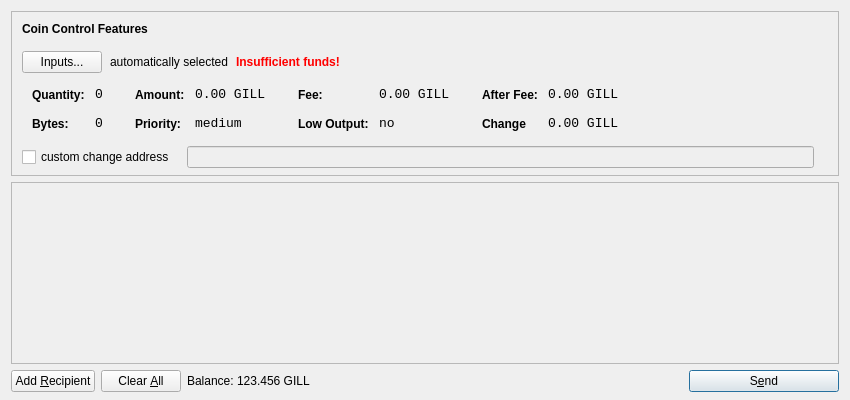
<?xml version="1.0" encoding="UTF-8"?>
<ui version="4.0">
 <class>SendCoinsDialog</class>
 <widget class="QDialog" name="SendCoinsDialog">
  <property name="geometry">
   <rect>
    <x>0</x>
    <y>0</y>
    <width>850</width>
    <height>400</height>
   </rect>
  </property>
  <property name="windowTitle">
   <string>Send Coins</string>
  </property>
  <layout class="QVBoxLayout" name="verticalLayout" stretch="0,1,0">
   <property name="bottomMargin">
    <number>8</number>
   </property>
   <item>
    <widget class="QFrame" name="frameCoinControl">
     <property name="sizePolicy">
      <sizepolicy hsizetype="Expanding" vsizetype="Expanding">
       <horstretch>0</horstretch>
       <verstretch>0</verstretch>
      </sizepolicy>
     </property>
     <property name="maximumSize">
      <size>
       <width>16777215</width>
       <height>16777215</height>
      </size>
     </property>
     <property name="frameShape">
      <enum>QFrame::StyledPanel</enum>
     </property>
     <property name="frameShadow">
      <enum>QFrame::Sunken</enum>
     </property>
     <layout class="QVBoxLayout" name="verticalLayoutCoinControl2">
      <property name="spacing">
       <number>-1</number>
      </property>
      <property name="leftMargin">
       <number>0</number>
      </property>
      <property name="topMargin">
       <number>0</number>
      </property>
      <property name="rightMargin">
       <number>0</number>
      </property>
      <property name="bottomMargin">
       <number>6</number>
      </property>
      <item>
       <layout class="QVBoxLayout" name="verticalLayoutCoinControl" stretch="0,0,0,0,1">
        <property name="spacing">
         <number>0</number>
        </property>
        <property name="leftMargin">
         <number>10</number>
        </property>
        <property name="topMargin">
         <number>10</number>
        </property>
        <item>
         <layout class="QHBoxLayout" name="horizontalLayoutCoinControl1">
          <property name="bottomMargin">
           <number>15</number>
          </property>
          <item>
           <widget class="QLabel" name="labelCoinControlFeatures">
            <property name="sizePolicy">
             <sizepolicy hsizetype="Preferred" vsizetype="Maximum">
              <horstretch>0</horstretch>
              <verstretch>0</verstretch>
             </sizepolicy>
            </property>
            <property name="font">
             <font>
              <weight>75</weight>
              <bold>true</bold>
             </font>
            </property>
            <property name="styleSheet">
             <string notr="true">font-weight:bold;</string>
            </property>
            <property name="text">
             <string>Coin Control Features</string>
            </property>
           </widget>
          </item>
         </layout>
        </item>
        <item>
         <layout class="QHBoxLayout" name="horizontalLayoutCoinControl2" stretch="0,0,0,0">
          <property name="spacing">
           <number>8</number>
          </property>
          <property name="bottomMargin">
           <number>10</number>
          </property>
          <item>
           <widget class="QPushButton" name="pushButtonCoinControl">
            <property name="styleSheet">
             <string notr="true"/>
            </property>
            <property name="text">
             <string>Inputs...</string>
            </property>
           </widget>
          </item>
          <item>
           <widget class="QLabel" name="labelCoinControlAutomaticallySelected">
            <property name="text">
             <string>automatically selected</string>
            </property>
            <property name="margin">
             <number>5</number>
            </property>
           </widget>
          </item>
          <item>
           <widget class="QLabel" name="labelCoinControlInsuffFunds">
            <property name="font">
             <font>
              <weight>75</weight>
              <bold>true</bold>
             </font>
            </property>
            <property name="styleSheet">
             <string notr="true">color:red;font-weight:bold;</string>
            </property>
            <property name="text">
             <string>Insufficient funds!</string>
            </property>
            <property name="margin">
             <number>5</number>
            </property>
           </widget>
          </item>
          <item>
           <spacer name="horizontalSpacerCoinControl">
            <property name="orientation">
             <enum>Qt::Horizontal</enum>
            </property>
            <property name="sizeHint" stdset="0">
             <size>
              <width>40</width>
              <height>1</height>
             </size>
            </property>
           </spacer>
          </item>
         </layout>
        </item>
        <item>
         <widget class="QWidget" name="widgetCoinControl" native="true">
          <property name="sizePolicy">
           <sizepolicy hsizetype="Preferred" vsizetype="Preferred">
            <horstretch>0</horstretch>
            <verstretch>0</verstretch>
           </sizepolicy>
          </property>
          <property name="minimumSize">
           <size>
            <width>0</width>
            <height>0</height>
           </size>
          </property>
          <property name="styleSheet">
           <string notr="true"/>
          </property>
          <layout class="QHBoxLayout" name="horizontalLayoutCoinControl5">
           <property name="margin">
            <number>0</number>
           </property>
           <item>
            <layout class="QHBoxLayout" name="horizontalLayoutCoinControl3" stretch="0,0,0,1">
             <property name="spacing">
              <number>20</number>
             </property>
             <property name="topMargin">
              <number>0</number>
             </property>
             <property name="bottomMargin">
              <number>10</number>
             </property>
             <item>
              <layout class="QFormLayout" name="formLayoutCoinControl1">
               <property name="horizontalSpacing">
                <number>10</number>
               </property>
               <property name="verticalSpacing">
                <number>14</number>
               </property>
               <property name="leftMargin">
                <number>10</number>
               </property>
               <property name="topMargin">
                <number>4</number>
               </property>
               <property name="rightMargin">
                <number>6</number>
               </property>
               <item row="0" column="0">
                <widget class="QLabel" name="labelCoinControlQuantityText">
                 <property name="styleSheet">
                  <string notr="true">font-weight:bold;</string>
                 </property>
                 <property name="text">
                  <string>Quantity:</string>
                 </property>
                 <property name="margin">
                  <number>0</number>
                 </property>
                </widget>
               </item>
               <item row="0" column="1">
                <widget class="QLabel" name="labelCoinControlQuantity">
                 <property name="font">
                  <font>
                   <family>Monospace</family>
                   <pointsize>10</pointsize>
                  </font>
                 </property>
                 <property name="cursor">
                  <cursorShape>IBeamCursor</cursorShape>
                 </property>
                 <property name="contextMenuPolicy">
                  <enum>Qt::ActionsContextMenu</enum>
                 </property>
                 <property name="text">
                  <string>0</string>
                 </property>
                 <property name="margin">
                  <number>0</number>
                 </property>
                 <property name="textInteractionFlags">
                  <set>Qt::LinksAccessibleByMouse|Qt::TextSelectableByKeyboard|Qt::TextSelectableByMouse</set>
                 </property>
                </widget>
               </item>
               <item row="1" column="0">
                <widget class="QLabel" name="labelCoinControlBytesText">
                 <property name="styleSheet">
                  <string notr="true">font-weight:bold;</string>
                 </property>
                 <property name="text">
                  <string>Bytes:</string>
                 </property>
                </widget>
               </item>
               <item row="1" column="1">
                <widget class="QLabel" name="labelCoinControlBytes">
                 <property name="font">
                  <font>
                   <family>Monospace</family>
                   <pointsize>10</pointsize>
                  </font>
                 </property>
                 <property name="cursor">
                  <cursorShape>IBeamCursor</cursorShape>
                 </property>
                 <property name="contextMenuPolicy">
                  <enum>Qt::ActionsContextMenu</enum>
                 </property>
                 <property name="text">
                  <string>0</string>
                 </property>
                 <property name="textInteractionFlags">
                  <set>Qt::LinksAccessibleByMouse|Qt::TextSelectableByKeyboard|Qt::TextSelectableByMouse</set>
                 </property>
                </widget>
               </item>
              </layout>
             </item>
             <item>
              <layout class="QFormLayout" name="formLayoutCoinControl2">
               <property name="horizontalSpacing">
                <number>10</number>
               </property>
               <property name="verticalSpacing">
                <number>14</number>
               </property>
               <property name="leftMargin">
                <number>6</number>
               </property>
               <property name="topMargin">
                <number>4</number>
               </property>
               <property name="rightMargin">
                <number>6</number>
               </property>
               <item row="0" column="0">
                <widget class="QLabel" name="labelCoinControlAmountText">
                 <property name="styleSheet">
                  <string notr="true">font-weight:bold;</string>
                 </property>
                 <property name="text">
                  <string>Amount:</string>
                 </property>
                 <property name="margin">
                  <number>0</number>
                 </property>
                </widget>
               </item>
               <item row="0" column="1">
                <widget class="QLabel" name="labelCoinControlAmount">
                 <property name="font">
                  <font>
                   <family>Monospace</family>
                   <pointsize>10</pointsize>
                  </font>
                 </property>
                 <property name="cursor">
                  <cursorShape>IBeamCursor</cursorShape>
                 </property>
                 <property name="contextMenuPolicy">
                  <enum>Qt::ActionsContextMenu</enum>
                 </property>
                 <property name="text">
                  <string>0.00 GILL</string>
                 </property>
                 <property name="textInteractionFlags">
                  <set>Qt::LinksAccessibleByMouse|Qt::TextSelectableByKeyboard|Qt::TextSelectableByMouse</set>
                 </property>
                </widget>
               </item>
               <item row="1" column="0">
                <widget class="QLabel" name="labelCoinControlPriorityText">
                 <property name="styleSheet">
                  <string notr="true">font-weight:bold;</string>
                 </property>
                 <property name="text">
                  <string>Priority:</string>
                 </property>
                </widget>
               </item>
               <item row="1" column="1">
                <widget class="QLabel" name="labelCoinControlPriority">
                 <property name="font">
                  <font>
                   <family>Monospace</family>
                   <pointsize>10</pointsize>
                  </font>
                 </property>
                 <property name="cursor">
                  <cursorShape>IBeamCursor</cursorShape>
                 </property>
                 <property name="contextMenuPolicy">
                  <enum>Qt::ActionsContextMenu</enum>
                 </property>
                 <property name="text">
                  <string>medium</string>
                 </property>
                 <property name="textInteractionFlags">
                  <set>Qt::LinksAccessibleByMouse|Qt::TextSelectableByKeyboard|Qt::TextSelectableByMouse</set>
                 </property>
                </widget>
               </item>
              </layout>
             </item>
             <item>
              <layout class="QFormLayout" name="formLayoutCoinControl3">
               <property name="horizontalSpacing">
                <number>10</number>
               </property>
               <property name="verticalSpacing">
                <number>14</number>
               </property>
               <property name="leftMargin">
                <number>6</number>
               </property>
               <property name="topMargin">
                <number>4</number>
               </property>
               <property name="rightMargin">
                <number>6</number>
               </property>
               <item row="0" column="0">
                <widget class="QLabel" name="labelCoinControlFeeText">
                 <property name="styleSheet">
                  <string notr="true">font-weight:bold;</string>
                 </property>
                 <property name="text">
                  <string>Fee:</string>
                 </property>
                 <property name="margin">
                  <number>0</number>
                 </property>
                </widget>
               </item>
               <item row="0" column="1">
                <widget class="QLabel" name="labelCoinControlFee">
                 <property name="font">
                  <font>
                   <family>Monospace</family>
                   <pointsize>10</pointsize>
                  </font>
                 </property>
                 <property name="cursor">
                  <cursorShape>IBeamCursor</cursorShape>
                 </property>
                 <property name="contextMenuPolicy">
                  <enum>Qt::ActionsContextMenu</enum>
                 </property>
                 <property name="text">
                  <string>0.00 GILL</string>
                 </property>
                 <property name="textInteractionFlags">
                  <set>Qt::LinksAccessibleByMouse|Qt::TextSelectableByKeyboard|Qt::TextSelectableByMouse</set>
                 </property>
                </widget>
               </item>
               <item row="1" column="0">
                <widget class="QLabel" name="labelCoinControlLowOutputText">
                 <property name="styleSheet">
                  <string notr="true">font-weight:bold;</string>
                 </property>
                 <property name="text">
                  <string>Low Output:</string>
                 </property>
                </widget>
               </item>
               <item row="1" column="1">
                <widget class="QLabel" name="labelCoinControlLowOutput">
                 <property name="font">
                  <font>
                   <family>Monospace</family>
                   <pointsize>10</pointsize>
                  </font>
                 </property>
                 <property name="cursor">
                  <cursorShape>IBeamCursor</cursorShape>
                 </property>
                 <property name="contextMenuPolicy">
                  <enum>Qt::ActionsContextMenu</enum>
                 </property>
                 <property name="text">
                  <string>no</string>
                 </property>
                 <property name="textInteractionFlags">
                  <set>Qt::LinksAccessibleByMouse|Qt::TextSelectableByKeyboard|Qt::TextSelectableByMouse</set>
                 </property>
                </widget>
               </item>
              </layout>
             </item>
             <item>
              <layout class="QFormLayout" name="formLayoutCoinControl4">
               <property name="horizontalSpacing">
                <number>10</number>
               </property>
               <property name="verticalSpacing">
                <number>14</number>
               </property>
               <property name="leftMargin">
                <number>6</number>
               </property>
               <property name="topMargin">
                <number>4</number>
               </property>
               <property name="rightMargin">
                <number>6</number>
               </property>
               <item row="0" column="0">
                <widget class="QLabel" name="labelCoinControlAfterFeeText">
                 <property name="styleSheet">
                  <string notr="true">font-weight:bold;</string>
                 </property>
                 <property name="text">
                  <string>After Fee:</string>
                 </property>
                 <property name="margin">
                  <number>0</number>
                 </property>
                </widget>
               </item>
               <item row="0" column="1">
                <widget class="QLabel" name="labelCoinControlAfterFee">
                 <property name="font">
                  <font>
                   <family>Monospace</family>
                   <pointsize>10</pointsize>
                  </font>
                 </property>
                 <property name="cursor">
                  <cursorShape>IBeamCursor</cursorShape>
                 </property>
                 <property name="contextMenuPolicy">
                  <enum>Qt::ActionsContextMenu</enum>
                 </property>
                 <property name="text">
                  <string>0.00 GILL</string>
                 </property>
                 <property name="textInteractionFlags">
                  <set>Qt::LinksAccessibleByMouse|Qt::TextSelectableByKeyboard|Qt::TextSelectableByMouse</set>
                 </property>
                </widget>
               </item>
               <item row="1" column="0">
                <widget class="QLabel" name="labelCoinControlChangeText">
                 <property name="styleSheet">
                  <string notr="true">font-weight:bold;</string>
                 </property>
                 <property name="text">
                  <string>Change</string>
                 </property>
                </widget>
               </item>
               <item row="1" column="1">
                <widget class="QLabel" name="labelCoinControlChange">
                 <property name="font">
                  <font>
                   <family>Monospace</family>
                   <pointsize>10</pointsize>
                  </font>
                 </property>
                 <property name="cursor">
                  <cursorShape>IBeamCursor</cursorShape>
                 </property>
                 <property name="contextMenuPolicy">
                  <enum>Qt::ActionsContextMenu</enum>
                 </property>
                 <property name="text">
                  <string>0.00 GILL</string>
                 </property>
                 <property name="textInteractionFlags">
                  <set>Qt::LinksAccessibleByMouse|Qt::TextSelectableByKeyboard|Qt::TextSelectableByMouse</set>
                 </property>
                </widget>
               </item>
              </layout>
             </item>
            </layout>
           </item>
          </layout>
         </widget>
        </item>
        <item>
         <layout class="QHBoxLayout" name="horizontalLayoutCoinControl4" stretch="0,0,0">
          <property name="spacing">
           <number>12</number>
          </property>
          <property name="sizeConstraint">
           <enum>QLayout::SetDefaultConstraint</enum>
          </property>
          <property name="topMargin">
           <number>5</number>
          </property>
          <property name="rightMargin">
           <number>5</number>
          </property>
          <item>
           <widget class="QCheckBox" name="checkBoxCoinControlChange">
            <property name="text">
             <string>custom change address</string>
            </property>
           </widget>
          </item>
          <item>
           <widget class="QLineEdit" name="lineEditCoinControlChange">
            <property name="enabled">
             <bool>false</bool>
            </property>
            <property name="sizePolicy">
             <sizepolicy hsizetype="Expanding" vsizetype="Fixed">
              <horstretch>0</horstretch>
              <verstretch>0</verstretch>
             </sizepolicy>
            </property>
           </widget>
          </item>
          <item>
           <widget class="QLabel" name="labelCoinControlChangeLabel">
            <property name="sizePolicy">
             <sizepolicy hsizetype="Preferred" vsizetype="Expanding">
              <horstretch>0</horstretch>
              <verstretch>0</verstretch>
             </sizepolicy>
            </property>
            <property name="minimumSize">
             <size>
              <width>0</width>
              <height>0</height>
             </size>
            </property>
            <property name="text">
             <string/>
            </property>
            <property name="margin">
             <number>3</number>
            </property>
           </widget>
          </item>
         </layout>
        </item>
        <item>
         <spacer name="verticalSpacerCoinControl">
          <property name="orientation">
           <enum>Qt::Vertical</enum>
          </property>
          <property name="sizeHint" stdset="0">
           <size>
            <width>800</width>
            <height>1</height>
           </size>
          </property>
         </spacer>
        </item>
       </layout>
      </item>
     </layout>
    </widget>
   </item>
   <item>
    <widget class="QScrollArea" name="scrollArea">
     <property name="widgetResizable">
      <bool>true</bool>
     </property>
     <widget class="QWidget" name="scrollAreaWidgetContents">
      <property name="geometry">
       <rect>
        <x>0</x>
        <y>0</y>
        <width>830</width>
        <height>165</height>
       </rect>
      </property>
      <layout class="QVBoxLayout" name="verticalLayout_2">
       <property name="margin">
        <number>0</number>
       </property>
       <item>
        <layout class="QVBoxLayout" name="entries">
         <property name="spacing">
          <number>6</number>
         </property>
        </layout>
       </item>
       <item>
        <spacer name="verticalSpacer">
         <property name="orientation">
          <enum>Qt::Vertical</enum>
         </property>
         <property name="sizeHint" stdset="0">
          <size>
           <width>20</width>
           <height>40</height>
          </size>
         </property>
        </spacer>
       </item>
      </layout>
     </widget>
    </widget>
   </item>
   <item>
    <layout class="QHBoxLayout" name="horizontalLayout">
     <item>
      <widget class="QPushButton" name="addButton">
       <property name="toolTip">
        <string>Send to multiple recipients at once</string>
       </property>
       <property name="text">
        <string>Add &amp;Recipient</string>
       </property>
       <property name="icon">
        <iconset resource="../bitcoin.qrc">
         <normaloff>:/icons/add</normaloff>:/icons/add</iconset>
       </property>
       <property name="autoDefault">
        <bool>false</bool>
       </property>
      </widget>
     </item>
     <item>
      <widget class="QPushButton" name="clearButton">
       <property name="sizePolicy">
        <sizepolicy hsizetype="Minimum" vsizetype="Fixed">
         <horstretch>0</horstretch>
         <verstretch>0</verstretch>
        </sizepolicy>
       </property>
       <property name="toolTip">
        <string>Remove all transaction fields</string>
       </property>
       <property name="text">
        <string>Clear &amp;All</string>
       </property>
       <property name="icon">
        <iconset resource="../bitcoin.qrc">
         <normaloff>:/icons/remove</normaloff>:/icons/remove</iconset>
       </property>
       <property name="autoRepeatDelay">
        <number>300</number>
       </property>
       <property name="autoDefault">
        <bool>false</bool>
       </property>
      </widget>
     </item>
     <item>
      <layout class="QHBoxLayout" name="horizontalLayout_2">
       <property name="spacing">
        <number>3</number>
       </property>
       <item>
        <widget class="QLabel" name="label">
         <property name="sizePolicy">
          <sizepolicy hsizetype="Preferred" vsizetype="Fixed">
           <horstretch>0</horstretch>
           <verstretch>0</verstretch>
          </sizepolicy>
         </property>
         <property name="text">
          <string>Balance:</string>
         </property>
        </widget>
       </item>
       <item>
        <widget class="QLabel" name="labelBalance">
         <property name="sizePolicy">
          <sizepolicy hsizetype="Preferred" vsizetype="Fixed">
           <horstretch>0</horstretch>
           <verstretch>0</verstretch>
          </sizepolicy>
         </property>
         <property name="cursor">
          <cursorShape>IBeamCursor</cursorShape>
         </property>
         <property name="text">
          <string>123.456 GILL</string>
         </property>
         <property name="textInteractionFlags">
          <set>Qt::LinksAccessibleByMouse|Qt::TextSelectableByKeyboard|Qt::TextSelectableByMouse</set>
         </property>
        </widget>
       </item>
      </layout>
     </item>
     <item>
      <spacer name="horizontalSpacer">
       <property name="orientation">
        <enum>Qt::Horizontal</enum>
       </property>
       <property name="sizeHint" stdset="0">
        <size>
         <width>40</width>
         <height>20</height>
        </size>
       </property>
      </spacer>
     </item>
     <item>
      <widget class="QPushButton" name="sendButton">
       <property name="minimumSize">
        <size>
         <width>150</width>
         <height>0</height>
        </size>
       </property>
       <property name="toolTip">
        <string>Confirm the send action</string>
       </property>
       <property name="text">
        <string>S&amp;end</string>
       </property>
       <property name="icon">
        <iconset resource="../bitcoin.qrc">
         <normaloff>:/icons/send</normaloff>:/icons/send</iconset>
       </property>
       <property name="default">
        <bool>true</bool>
       </property>
      </widget>
     </item>
    </layout>
   </item>
  </layout>
 </widget>
 <resources>
  <include location="../bitcoin.qrc"/>
 </resources>
 <connections/>
</ui>
